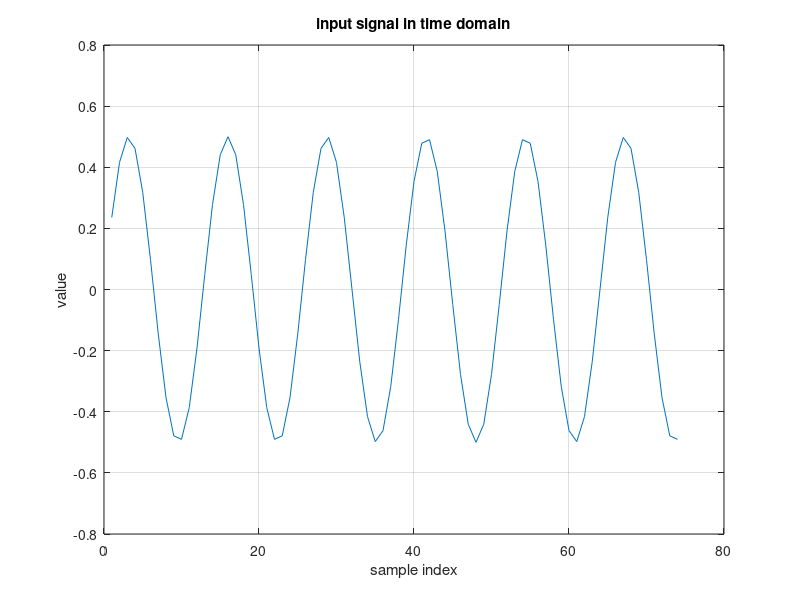
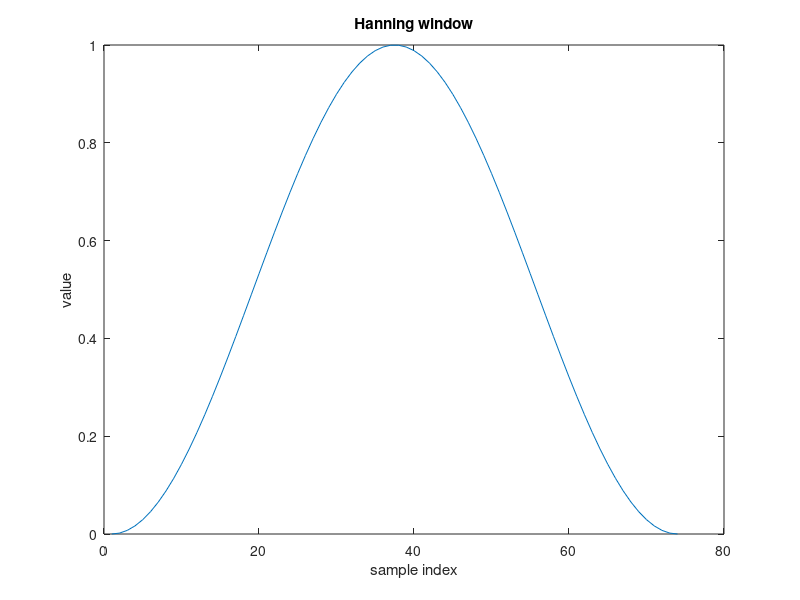
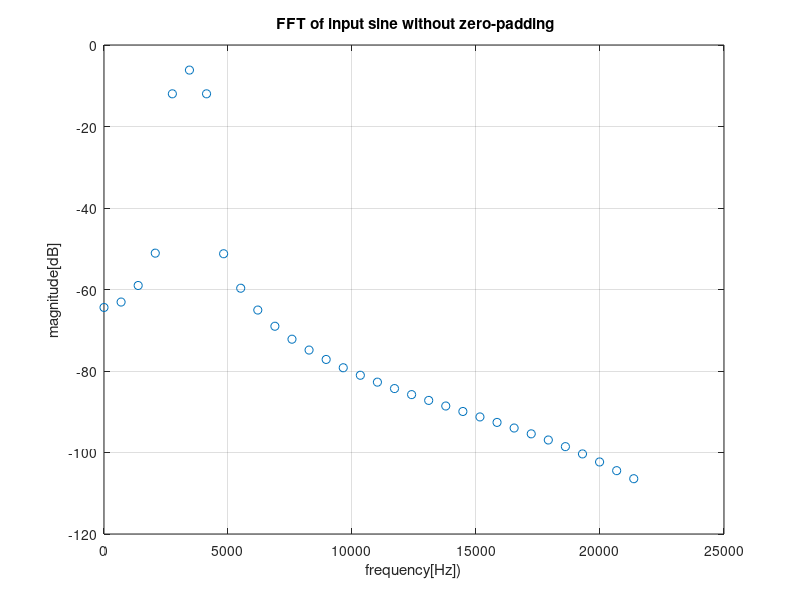
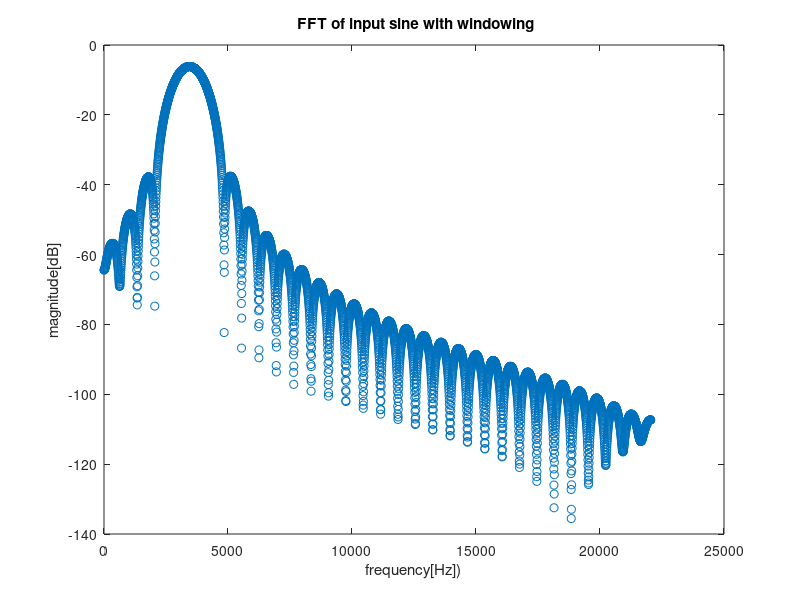

These charts were generated, in order, by the following MATLAB code:
% apply windowing 

clear;
close all
clc

% Sampling frequency
Fs = 44100;

% Generation of input stimuli
limp = 10;              % transient part of input signal
N = 32*2;               % number of points for the FFT

nsamples = N + limp;
amplitude = 0.5;        % must be between 
f0sin = 5*(Fs/N);       % frequency of the input sine wave in kHz  
indsin = 1:nsamples;
xinsin = (amplitude*sin(2*pi*indsin*f0sin/Fs));

len = length(xinsin);

figure
plot(xinsin);grid on;
xlabel('sample index')
ylabel('value')
title ('input signal in time domain')

% plot window chosen
figure;
plot(hanning(length(xinsin)));
xlabel('sample index')
ylabel('value')
title('Hanning window');

yout = xinsin((limp+1):length(xinsin));

% FFT without zero-padding
fft_in = yout;
f_vec = (0:(N-1))/N*Fs;
yout_fft = (4/N)*fft(fft_in.*hanning(length(yout))');    

figure;
plot(f_vec(1:length(yout_fft)/2),20*log10(abs(yout_fft(1:length(yout_fft)/2))),'o');grid on;
xlabel('frequency[Hz])');
ylabel('magnitude[dB]')
title(' FFT of input sine without zero-padding')

% FFT with windowing
fft_in = yout;   
yout_fft = (4/(length(fft_in)))*fft([fft_in.*hanning(length(fft_in))' zeros(1,127*length(fft_in))]); 

figure;
f_vec = (0:length(yout_fft)-1)/length(yout_fft)*Fs; grid on; % new frequency vectur due to zero-padding
plot(f_vec(1:length(yout_fft)/2),20*log10(abs(yout_fft(1:length(yout_fft)/2))),'o');
xlabel('frequency[Hz])');
ylabel('magnitude[dB]')
title(' FFT of input sine with windowing')
